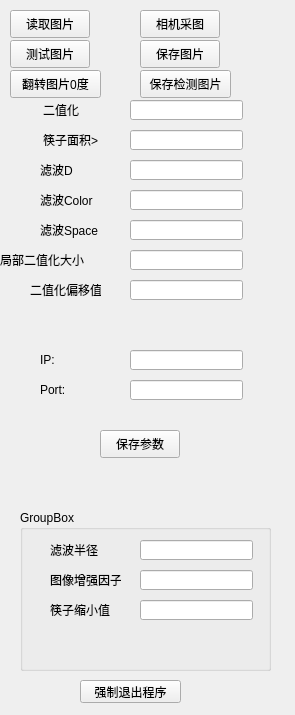
<?xml version="1.0" encoding="UTF-8"?>
<ui version="4.0">
 <class>FormBlackSide</class>
 <widget class="QWidget" name="FormBlackSide">
  <property name="geometry">
   <rect>
    <x>0</x>
    <y>0</y>
    <width>295</width>
    <height>715</height>
   </rect>
  </property>
  <property name="windowTitle">
   <string>Form</string>
  </property>
  <widget class="QPushButton" name="pushButton">
   <property name="geometry">
    <rect>
     <x>10</x>
     <y>10</y>
     <width>80</width>
     <height>28</height>
    </rect>
   </property>
   <property name="text">
    <string>读取图片</string>
   </property>
  </widget>
  <widget class="QPushButton" name="pushButton_TestImage">
   <property name="geometry">
    <rect>
     <x>10</x>
     <y>40</y>
     <width>80</width>
     <height>28</height>
    </rect>
   </property>
   <property name="text">
    <string>测试图片</string>
   </property>
  </widget>
  <widget class="QPushButton" name="pushButton_Grab">
   <property name="geometry">
    <rect>
     <x>140</x>
     <y>10</y>
     <width>80</width>
     <height>28</height>
    </rect>
   </property>
   <property name="text">
    <string>相机采图</string>
   </property>
  </widget>
  <widget class="QLineEdit" name="lineEdit_ThresVar">
   <property name="geometry">
    <rect>
     <x>130</x>
     <y>100</y>
     <width>113</width>
     <height>20</height>
    </rect>
   </property>
  </widget>
  <widget class="QLabel" name="label">
   <property name="geometry">
    <rect>
     <x>43</x>
     <y>100</y>
     <width>71</width>
     <height>20</height>
    </rect>
   </property>
   <property name="text">
    <string>二值化</string>
   </property>
  </widget>
  <widget class="QPushButton" name="pushButton_SaveImage">
   <property name="geometry">
    <rect>
     <x>140</x>
     <y>40</y>
     <width>80</width>
     <height>28</height>
    </rect>
   </property>
   <property name="text">
    <string>保存图片</string>
   </property>
  </widget>
  <widget class="QPushButton" name="pushButton_FlipImage">
   <property name="geometry">
    <rect>
     <x>10</x>
     <y>70</y>
     <width>91</width>
     <height>28</height>
    </rect>
   </property>
   <property name="text">
    <string>翻转图片0度</string>
   </property>
  </widget>
  <widget class="QPushButton" name="pushButton_SavePara">
   <property name="geometry">
    <rect>
     <x>100</x>
     <y>430</y>
     <width>80</width>
     <height>28</height>
    </rect>
   </property>
   <property name="text">
    <string>保存参数</string>
   </property>
  </widget>
  <widget class="QLineEdit" name="lineEdit_ThresBias">
   <property name="geometry">
    <rect>
     <x>130</x>
     <y>280</y>
     <width>113</width>
     <height>20</height>
    </rect>
   </property>
  </widget>
  <widget class="QLabel" name="label_5">
   <property name="geometry">
    <rect>
     <x>30</x>
     <y>280</y>
     <width>71</width>
     <height>20</height>
    </rect>
   </property>
   <property name="text">
    <string>二值化偏移值</string>
   </property>
  </widget>
  <widget class="QLineEdit" name="lineEdit_ChopStickArea">
   <property name="geometry">
    <rect>
     <x>130</x>
     <y>130</y>
     <width>113</width>
     <height>20</height>
    </rect>
   </property>
  </widget>
  <widget class="QLabel" name="label_6">
   <property name="geometry">
    <rect>
     <x>43</x>
     <y>130</y>
     <width>71</width>
     <height>20</height>
    </rect>
   </property>
   <property name="text">
    <string>筷子面积&gt;</string>
   </property>
  </widget>
  <widget class="QLabel" name="label_7">
   <property name="geometry">
    <rect>
     <x>40</x>
     <y>160</y>
     <width>71</width>
     <height>20</height>
    </rect>
   </property>
   <property name="text">
    <string>滤波D</string>
   </property>
  </widget>
  <widget class="QLineEdit" name="lineEdit_d">
   <property name="geometry">
    <rect>
     <x>130</x>
     <y>160</y>
     <width>113</width>
     <height>20</height>
    </rect>
   </property>
  </widget>
  <widget class="QLabel" name="label_8">
   <property name="geometry">
    <rect>
     <x>40</x>
     <y>190</y>
     <width>71</width>
     <height>20</height>
    </rect>
   </property>
   <property name="text">
    <string>滤波Color</string>
   </property>
  </widget>
  <widget class="QLineEdit" name="lineEdit_SC">
   <property name="geometry">
    <rect>
     <x>130</x>
     <y>190</y>
     <width>113</width>
     <height>20</height>
    </rect>
   </property>
  </widget>
  <widget class="QLabel" name="label_9">
   <property name="geometry">
    <rect>
     <x>40</x>
     <y>220</y>
     <width>71</width>
     <height>20</height>
    </rect>
   </property>
   <property name="text">
    <string>滤波Space</string>
   </property>
  </widget>
  <widget class="QLineEdit" name="lineEdit_SS">
   <property name="geometry">
    <rect>
     <x>130</x>
     <y>220</y>
     <width>113</width>
     <height>20</height>
    </rect>
   </property>
  </widget>
  <widget class="QLabel" name="label_10">
   <property name="geometry">
    <rect>
     <x>0</x>
     <y>250</y>
     <width>111</width>
     <height>20</height>
    </rect>
   </property>
   <property name="text">
    <string>局部二值化大小</string>
   </property>
  </widget>
  <widget class="QLineEdit" name="lineEdit_BlockSize">
   <property name="geometry">
    <rect>
     <x>130</x>
     <y>250</y>
     <width>113</width>
     <height>20</height>
    </rect>
   </property>
  </widget>
  <widget class="QGroupBox" name="groupBox">
   <property name="geometry">
    <rect>
     <x>20</x>
     <y>510</y>
     <width>251</width>
     <height>161</height>
    </rect>
   </property>
   <property name="title">
    <string>GroupBox</string>
   </property>
   <widget class="QLabel" name="label_4">
    <property name="geometry">
     <rect>
      <x>30</x>
      <y>90</y>
      <width>71</width>
      <height>20</height>
     </rect>
    </property>
    <property name="text">
     <string>筷子缩小值</string>
    </property>
   </widget>
   <widget class="QLineEdit" name="lineEdit_Factior">
    <property name="geometry">
     <rect>
      <x>120</x>
      <y>60</y>
      <width>113</width>
      <height>20</height>
     </rect>
    </property>
   </widget>
   <widget class="QLabel" name="label_3">
    <property name="geometry">
     <rect>
      <x>30</x>
      <y>60</y>
      <width>71</width>
      <height>20</height>
     </rect>
    </property>
    <property name="text">
     <string>图像增强因子</string>
    </property>
   </widget>
   <widget class="QLabel" name="label_2">
    <property name="geometry">
     <rect>
      <x>30</x>
      <y>30</y>
      <width>71</width>
      <height>20</height>
     </rect>
    </property>
    <property name="text">
     <string>滤波半径</string>
    </property>
   </widget>
   <widget class="QLineEdit" name="lineEdit_ErsionRadius">
    <property name="geometry">
     <rect>
      <x>120</x>
      <y>90</y>
      <width>113</width>
      <height>20</height>
     </rect>
    </property>
   </widget>
   <widget class="QLineEdit" name="lineEdit_MeanVar">
    <property name="geometry">
     <rect>
      <x>120</x>
      <y>30</y>
      <width>113</width>
      <height>20</height>
     </rect>
    </property>
   </widget>
  </widget>
  <widget class="QPushButton" name="pushButton_SAVEIMAGE">
   <property name="geometry">
    <rect>
     <x>140</x>
     <y>70</y>
     <width>91</width>
     <height>28</height>
    </rect>
   </property>
   <property name="text">
    <string>保存检测图片</string>
   </property>
  </widget>
  <widget class="QPushButton" name="pushButton_2">
   <property name="geometry">
    <rect>
     <x>80</x>
     <y>680</y>
     <width>101</width>
     <height>23</height>
    </rect>
   </property>
   <property name="text">
    <string>强制退出程序</string>
   </property>
  </widget>
  <widget class="QLineEdit" name="lineEdit_IP">
   <property name="geometry">
    <rect>
     <x>130</x>
     <y>350</y>
     <width>113</width>
     <height>20</height>
    </rect>
   </property>
  </widget>
  <widget class="QLineEdit" name="lineEdit_Port">
   <property name="geometry">
    <rect>
     <x>130</x>
     <y>380</y>
     <width>113</width>
     <height>20</height>
    </rect>
   </property>
  </widget>
  <widget class="QLabel" name="label_11">
   <property name="geometry">
    <rect>
     <x>40</x>
     <y>350</y>
     <width>71</width>
     <height>20</height>
    </rect>
   </property>
   <property name="text">
    <string>IP:</string>
   </property>
  </widget>
  <widget class="QLabel" name="label_12">
   <property name="geometry">
    <rect>
     <x>40</x>
     <y>380</y>
     <width>71</width>
     <height>20</height>
    </rect>
   </property>
   <property name="text">
    <string>Port:</string>
   </property>
  </widget>
 </widget>
 <resources/>
 <connections/>
</ui>
